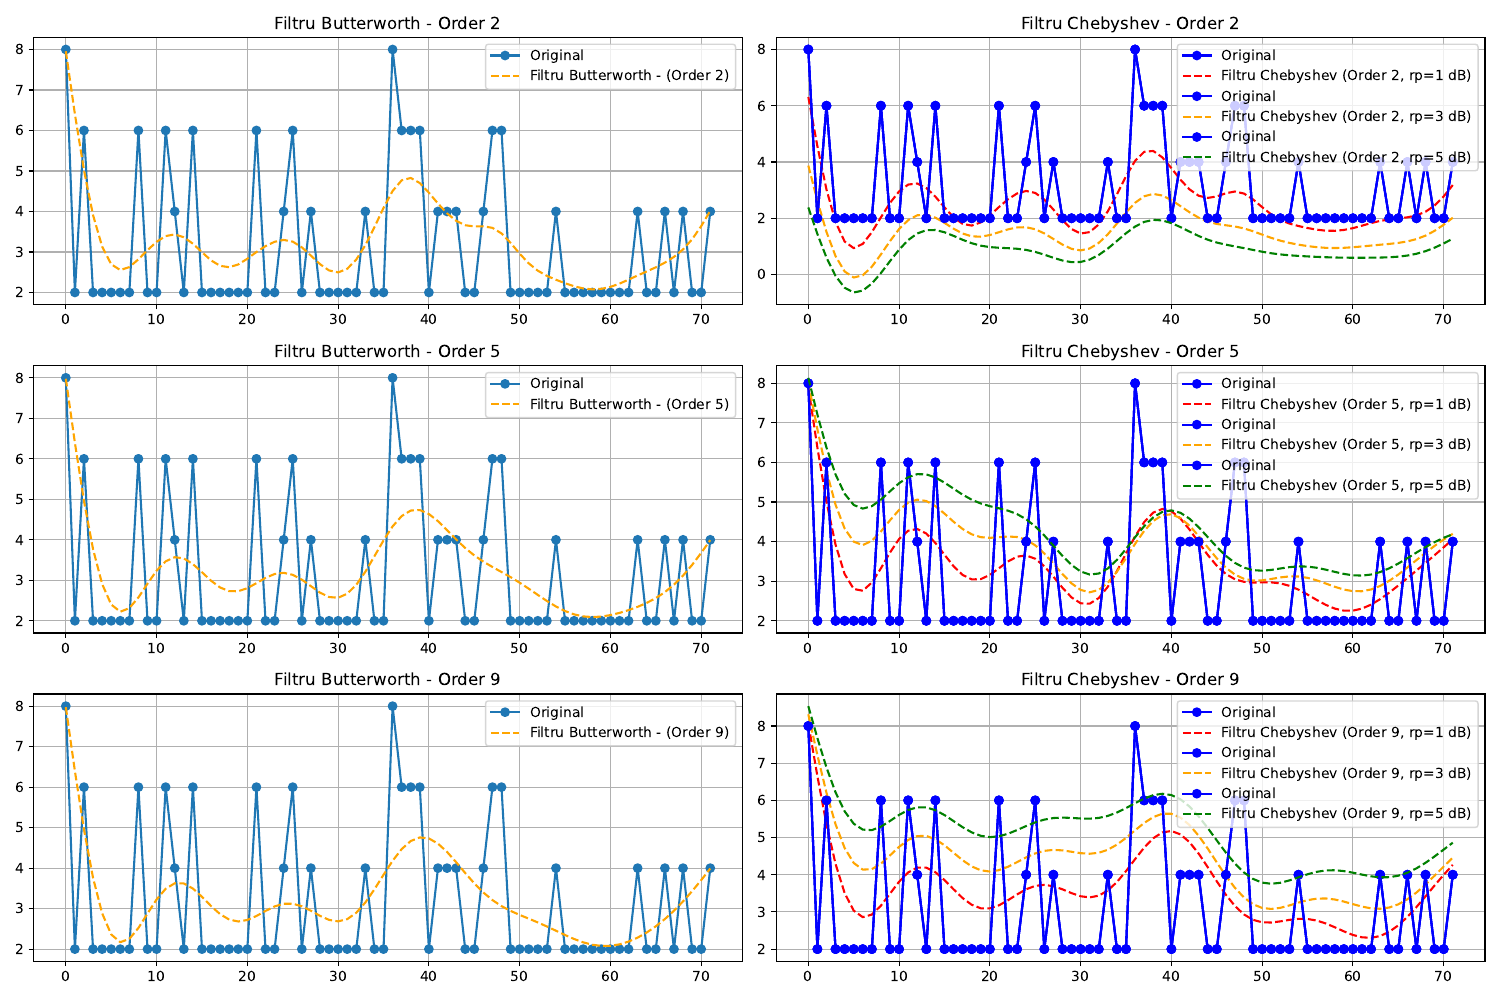

Source code (Python):
import matplotlib.pyplot as plt
import numpy as np
import scipy as sp

def sinus(A, f0, phi):
    def x(t):
        return A * np.sin(2 * np.pi * f0 * t + phi)

    return x

if __name__ == '__main__':
    samples = np.genfromtxt('./labs/05/Train.csv', delimiter=',')
    samples = samples[1:, 2]
    N = len(samples)
    ds = 3 * 24 * 60 * 60 # 3 zile -> secunde
    dh = 3 * 24 # 3 zile -> ore
    samples = samples[:dh]
    
    fs = 1 / 3600
    fnyq = fs / 2
    
    # Orice frecventa mai mare de fnyq
    # nu poate fi reprezentata corect,
    # din cauza alierii deoarece fs = 1 / 3600
    # deci putem alege o frecventa mai mica de fnyq
    # pentru a vedea ciclul zilnic am putea alege
    # fc = 1 / 24 h = 1 / (24 * 3600) = 1 / 86400 = 0.00001157 Hz
    # deci putem alege fc sa fie putin mai mare pentru a
    # pastra ciclul zilnic => fc = 0.00002 Hz
    # fnorm = fc / fnyq = (2 * 10^-5) / (1 / (2 * 3600))
    # fnorm = 0.144

    fc = 2 / (10 ** 5)
    fnorm = fc / fnyq
    Wn = fnorm
    orders = [2, 5, 9]
    rps = [1, 3, 5]
    rpcolor = ['red', 'orange', 'green']

    plt.figure(figsize=(15, 10))

    for i, order in enumerate(orders):
        bbut, abut = sp.signal.butter(order, Wn, btype='low')
        filtbut = sp.signal.filtfilt(bbut, abut, samples)
        
        plt.subplot(3, 2, i*2 + 1)
        plt.plot(samples, label='Original', marker='o')
        plt.plot(filtbut, label=f'Filtru Butterworth - (Order {order})', linestyle='--', color='orange')
        plt.title(f'Filtru Butterworth - Order {order}')
        plt.legend()
        plt.grid()
        
        for j, rp in enumerate(rps):
            bche, ache = sp.signal.cheby1(order, rp, Wn, btype='low')
            filtche = sp.signal.filtfilt(bche, ache, samples)
            
            plt.subplot(3, 2, i*2 + 2)
            plt.plot(samples, label='Original', marker='o', color='blue')
            plt.plot(filtche, label=f'Filtru Chebyshev (Order {order}, rp={rp} dB)', linestyle='--', color=rpcolor[j])
            plt.title(f'Filtru Chebyshev - Order {order}')
            plt.legend()
            plt.grid()

    plt.tight_layout()
    plt.savefig('./labs/06/04f.pdf')
    plt.show()

    # In continuare filtrul Butterworth
    # pare a fi cel mai centrat / simplu dar
    # definitor. Totusi, Chebyshev de ordin 5 - 9
    # si rp 1 dB pare a modela zgomotul
    # prezent in semnal mai bine ca Butterworth.